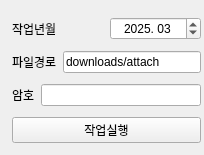
<?xml version="1.0" encoding="UTF-8"?>
<ui version="4.0">
 <class>widget</class>
 <widget class="QWidget" name="widget">
  <property name="geometry">
   <rect>
    <x>0</x>
    <y>0</y>
    <width>204</width>
    <height>155</height>
   </rect>
  </property>
  <property name="windowTitle">
   <string>지출내역 자동화-데이터클리너</string>
  </property>
  <widget class="QWidget" name="verticalLayoutWidget">
   <property name="geometry">
    <rect>
     <x>12</x>
     <y>12</y>
     <width>189</width>
     <height>136</height>
    </rect>
   </property>
   <layout class="QVBoxLayout" name="verticalLayout">
    <item>
     <layout class="QHBoxLayout" name="horizontalLayout">
      <item>
       <widget class="QLabel" name="label">
        <property name="text">
         <string>작업년월</string>
        </property>
       </widget>
      </item>
      <item>
       <widget class="QDateEdit" name="targetYearMonth">
        <property name="alignment">
         <set>Qt::AlignCenter</set>
        </property>
        <property name="displayFormat">
         <string>yyyy. MM</string>
        </property>
        <property name="date">
         <date>
          <year>2025</year>
          <month>3</month>
          <day>19</day>
         </date>
        </property>
       </widget>
      </item>
     </layout>
    </item>
    <item>
     <layout class="QHBoxLayout" name="horizontalLayout_3">
      <item>
       <widget class="QLabel" name="label_2">
        <property name="text">
         <string>파일경로</string>
        </property>
       </widget>
      </item>
      <item>
       <widget class="QLineEdit" name="targetPath">
        <property name="text">
         <string>downloads/attach</string>
        </property>
        <property name="readOnly">
         <bool>true</bool>
        </property>
       </widget>
      </item>
     </layout>
    </item>
    <item>
     <layout class="QHBoxLayout" name="horizontalLayout_4">
      <item>
       <widget class="QLabel" name="label_3">
        <property name="text">
         <string>암호</string>
        </property>
       </widget>
      </item>
      <item>
       <widget class="QLineEdit" name="password"/>
      </item>
     </layout>
    </item>
    <item>
     <layout class="QHBoxLayout" name="horizontalLayout_2">
      <item>
       <widget class="QPushButton" name="cleanData">
        <property name="text">
         <string>작업실행</string>
        </property>
       </widget>
      </item>
     </layout>
    </item>
   </layout>
  </widget>
 </widget>
 <resources/>
 <connections/>
</ui>
